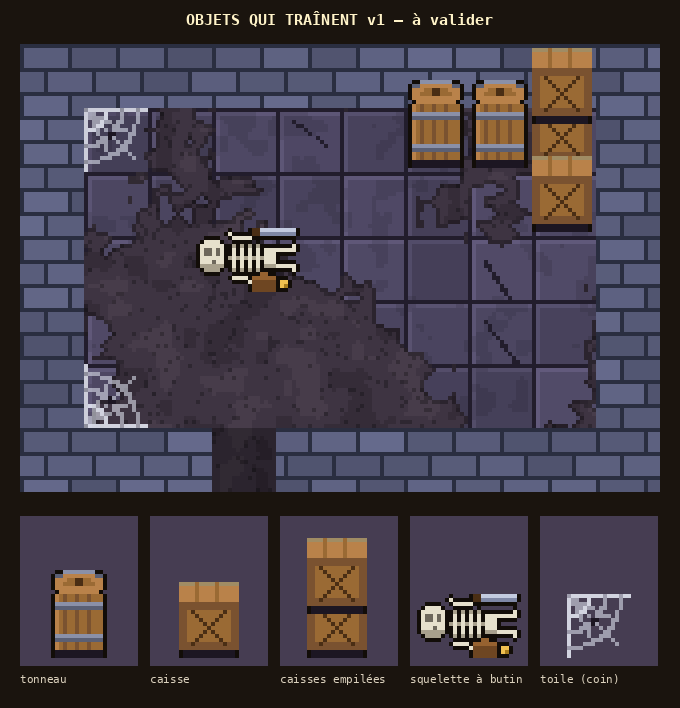

Generate this figure with Python:
"""Objets qui traînent, v1 (Thomas, 2026-11-11 : « Rajoute 0 à 1 squelette par étage qui traîne avec du loot » et
« Commence à réfléchir à du mobilier qui traîne, propose des grilles (hors salles spéciales) : caisse, tonneaux,
toile d'araignée (idée de mob) »).

Même vue légèrement de face que le dortoir v2 (art/dortoir_v2.py) : ce qui est haut déborde sur la case du dessus.
Écrit art/trainards_v1.png : une salle d'exemple, puis chaque objet agrandi. Lancer depuis la racine du dépôt.
"""
import os, sys
sys.path.insert(0, os.path.dirname(os.path.abspath(__file__)))
import numpy as np
from PIL import Image, ImageDraw
from pix import hash2, grid, to_img, up, font
from sols_v1 import floor_a
from dortoir_v2 import Sprite, C, T, walls

C.update({k: v for k, v in {
    "bone": (230, 224, 204, 255), "bone_d": (168, 160, 140, 255), "bone_s": (110, 104, 92, 255),
    "web": (220, 224, 236, 150), "web_l": (240, 244, 255, 210),
    "leather": (110, 70, 34, 255), "leather_l": (150, 98, 48, 255),
    "coin": (240, 192, 80, 255), "coin_d": (168, 124, 28, 255),
    "blade": (195, 203, 224, 255), "blade_d": (127, 136, 166, 255),
}.items()})


def barrel():
    """Tonneau debout : le dessus (rond) se voit, puis les douelles et deux cercles de fer. Déborde de 6 pixels."""
    s = Sprite(14, 22)
    s.r(1, 20, 12, 2, "shadow")
    s.r(1, 6, 12, 14, "wood_l")
    for x in (3, 6, 9):
        s.r(x, 6, 1, 14, "wood")
    s.r(1, 6, 1, 14, "wood_h")
    s.r(1, 8, 12, 2, "iron").r(1, 8, 12, 1, "iron_l").r(1, 16, 12, 2, "iron").r(1, 16, 12, 1, "iron_l")
    # Dessus : ellipse de bois clair, cerclée.
    s.r(2, 1, 10, 5, "wood_h").r(1, 2, 12, 3, "wood_h").r(3, 0, 8, 1, "iron_l").r(1, 1, 2, 1, "iron").r(11, 1, 2, 1, "iron")
    s.r(4, 2, 6, 1, "wood_l").r(3, 3, 8, 1, "wood_l")
    s.r(6, 2, 2, 2, "wood_d")  # bonde
    return s.done()


def crate():
    """Caisse vue en biais : dessus clair, face avant à planches et croisillon. Déborde de 5 pixels."""
    s = Sprite(15, 19)
    s.r(1, 17, 13, 2, "shadow")
    s.r(0, 0, 15, 5, "wood_h").r(0, 0, 15, 1, "straw_d")
    for x in (4, 9):
        s.r(x, 0, 1, 5, "wood_l")
    s.r(0, 5, 15, 12, "wood_l")
    s.r(0, 5, 15, 2, "wood").r(0, 15, 15, 2, "wood").r(0, 5, 2, 12, "wood").r(13, 5, 2, 12, "wood")
    for i in range(9):
        s.p(3 + i, 7 + i, "wood_d").p(11 - i, 7 + i, "wood_d")
    return s.done()


def crate_stack():
    """Deux caisses empilées (une case) : la pile se voit de loin."""
    s = Sprite(16, 30)
    low, top = crate().a, crate().a
    s.a[11:30, 0:15] = low
    m = top[..., 3] > 0
    s.a[0:19, 0:15][m] = top[m]
    return s


def skeleton():
    """Squelette d'un aventurier couché au sol (vu de dessus, il est plat) : crâne, côtes, os des bras et des jambes ;
    à côté, sa besace entrouverte d'où brille une pièce, et son épée brisée. Annonce un butin."""
    s = Sprite(26, 16)
    # Crâne (à gauche), mâchoire, orbites.
    s.r(1, 4, 6, 6, "bone").r(2, 3, 4, 1, "bone").r(1, 9, 6, 1, "bone_d").r(2, 10, 4, 1, "bone_d")
    s.r(2, 5, 2, 2, "bone_s").r(5, 5, 1, 2, "bone_s").p(4, 8, "bone_s")
    # Colonne et côtes.
    s.r(8, 7, 9, 1, "bone_d")
    for x in (9, 11, 13, 15):
        s.r(x, 4, 1, 7, "bone").p(x, 4, "bone_d").p(x, 10, "bone_d")
    # Bassin, jambes (os longs) vers la droite.
    s.r(17, 5, 3, 5, "bone").r(17, 9, 3, 1, "bone_d")
    s.r(20, 5, 5, 1, "bone").r(20, 9, 5, 1, "bone").p(24, 4, "bone").p(24, 10, "bone")
    # Bras : l'un replié vers la besace.
    s.r(9, 2, 5, 1, "bone").p(8, 1, "bone")
    s.r(9, 12, 4, 1, "bone").p(13, 13, "bone")
    # Besace de cuir entrouverte, une pièce dehors.
    s.r(14, 12, 6, 4, "leather").r(14, 12, 6, 1, "leather_l").r(16, 11, 2, 1, "leather_l")
    s.r(21, 13, 2, 2, "coin").p(22, 14, "coin_d")
    # Épée brisée, au-dessus.
    s.r(16, 0, 9, 1, "blade").r(16, 1, 9, 1, "blade_d").r(14, 0, 2, 2, "wood_d")
    return s.done()


def cobweb():
    """Toile d'araignée dans un coin (en haut à gauche) : fils rayonnants et deux arcs. Transparente, sans contour."""
    s = Sprite(16, 16)
    for i in range(16):
        s.p(i, 0, "web_l").p(0, i, "web_l")
        if i < 13:
            s.p(i, i, "web")
    for i in range(12):
        s.p(i, i // 2 + (1 if i % 2 else 0), "web").p(i // 2 + (1 if i % 2 else 0), i, "web")
    # Arcs concentriques.
    for r, c in ((5, "web_l"), (9, "web"), (13, "web")):
        for a in np.linspace(0, np.pi / 2, 3 * r):
            x, y = int(round(r * np.cos(a))), int(round(r * np.sin(a)))
            s.p(x, y, c)
    s.p(6, 6, "shadow").p(7, 6, "shadow").p(6, 7, "shadow")  # une petite proie emmaillotée
    return s


if __name__ == "__main__":
    IW, IH = 8, 5
    W, H = (IW + 2) * T, (IH + 2) * T
    xs, ys = grid(W, H)
    base = walls(IW, IH)
    fl = floor_a(xs, ys)
    base[T:T + IH * T, T:T + IW * T] = fl[T:T + IH * T, T:T + IW * T]
    base[(IH + 1) * T:, 3 * T:4 * T] = fl[(IH + 1) * T:, 3 * T:4 * T] * 0.7
    room = to_img(base).convert("RGBA")

    def put(sp, cx, cy, ox=0, oy=0):
        im = sp.img()
        room.alpha_composite(im, (cx * T + ox, cy * T + T - im.height + oy))

    room.alpha_composite(cobweb().img(), (T, T))
    put(barrel(), 6, 1, ox=1, oy=-1)
    put(barrel(), 7, 1, ox=1, oy=-1)
    put(crate_stack(), 8, 1, ox=0, oy=-1)
    put(crate(), 8, 2, ox=0, oy=-1)
    put(skeleton(), 3, 3, ox=-4, oy=-2)
    room.alpha_composite(cobweb().img().transpose(Image.FLIP_TOP_BOTTOM), (T, IH * T))

    S = 4
    big = up(room.convert("RGB"), S)
    pieces = [("tonneau", barrel()), ("caisse", crate()), ("caisses empilées", crate_stack()),
              ("squelette à butin", skeleton()), ("toile (coin)", cobweb())]
    sheet = Image.new("RGB", (big.width + 40, 50 + big.height + 24 + 186), (26, 20, 14))
    d = ImageDraw.Draw(sheet)
    d.text((sheet.width // 2, 20), "OBJETS QUI TRAÎNENT v1 — à valider", fill=(255, 243, 200), font=font(15), anchor="mm")
    sheet.paste(big, (20, 44))
    x, y = 20, 44 + big.height + 24
    for label, sp in pieces:
        im = up(sp.img(), 4)
        bw = max(im.width + 12, 118)
        bg = Image.new("RGB", (bw, 150), (70, 61, 82))
        bg.paste(im, ((bw - im.width) // 2, 150 - im.height - 8), im)
        sheet.paste(bg, (x, y))
        d.text((x, y + 156), label, fill=(220, 210, 190), font=font(11, False))
        x += bw + 12
    sheet.save("art/trainards_v1.png")
    print(sheet.size)
